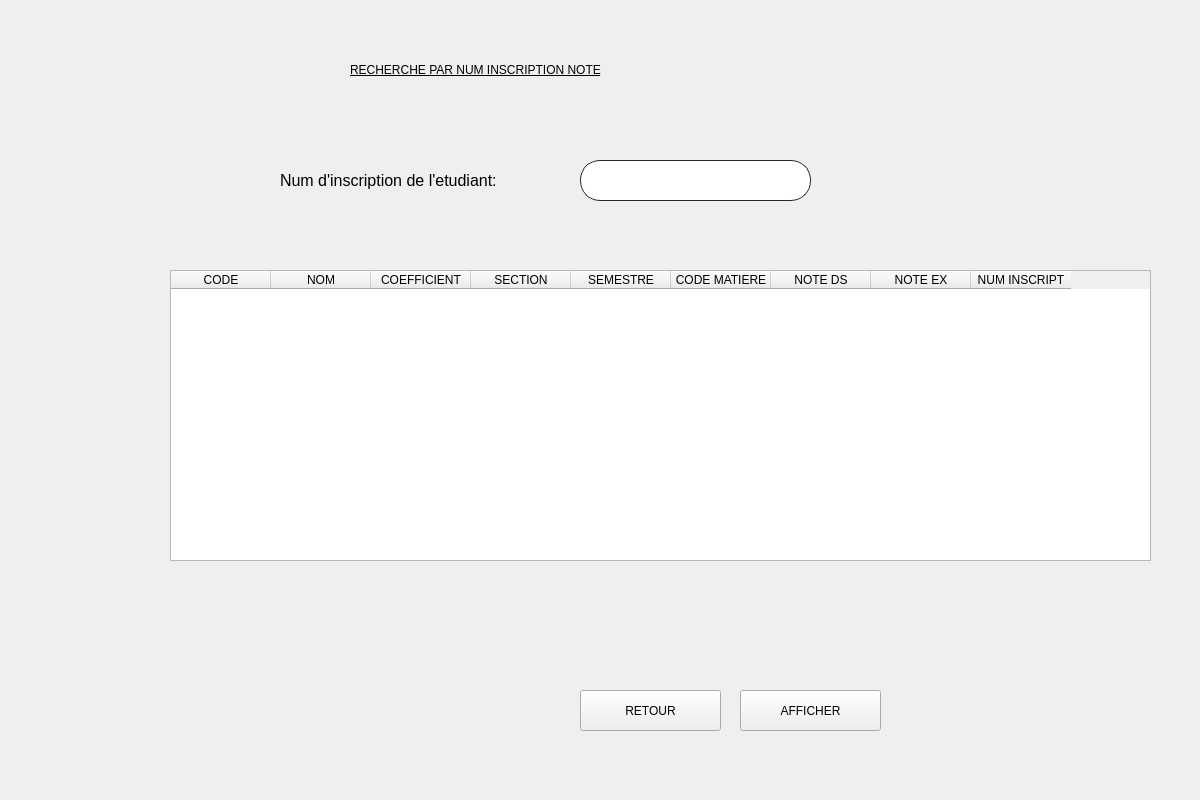
<?xml version="1.0" encoding="UTF-8"?>
<ui version="4.0">
 <class>Form</class>
 <widget class="QWidget" name="Form">
  <property name="geometry">
   <rect>
    <x>0</x>
    <y>0</y>
    <width>1200</width>
    <height>800</height>
   </rect>
  </property>
  <property name="windowTitle">
   <string>Form</string>
  </property>
  <widget class="QPushButton" name="afficher">
   <property name="geometry">
    <rect>
     <x>740</x>
     <y>690</y>
     <width>141</width>
     <height>41</height>
    </rect>
   </property>
   <property name="styleSheet">
    <string notr="true">font: 12pt &quot;MS Shell Dlg 2&quot;;</string>
   </property>
   <property name="text">
    <string>AFFICHER</string>
   </property>
  </widget>
  <widget class="QLabel" name="label">
   <property name="geometry">
    <rect>
     <x>350</x>
     <y>30</y>
     <width>751</width>
     <height>81</height>
    </rect>
   </property>
   <property name="styleSheet">
    <string notr="true">font: 63 18pt &quot;Open Sans Semibold&quot;;</string>
   </property>
   <property name="text">
    <string>&lt;html&gt;&lt;head/&gt;&lt;body&gt;&lt;p&gt;&lt;span style=&quot; text-decoration: underline; color:#000000;&quot;&gt;RECHERCHE PAR NUM INSCRIPTION NOTE&lt;/span&gt;&lt;/p&gt;&lt;/body&gt;&lt;/html&gt;</string>
   </property>
  </widget>
  <widget class="QPushButton" name="ok">
   <property name="geometry">
    <rect>
     <x>580</x>
     <y>690</y>
     <width>141</width>
     <height>41</height>
    </rect>
   </property>
   <property name="styleSheet">
    <string notr="true">font: 12pt &quot;MS Shell Dlg 2&quot;;</string>
   </property>
   <property name="text">
    <string>RETOUR</string>
   </property>
  </widget>
  <widget class="QLabel" name="num">
   <property name="geometry">
    <rect>
     <x>590</x>
     <y>210</y>
     <width>221</width>
     <height>21</height>
    </rect>
   </property>
   <property name="text">
    <string/>
   </property>
  </widget>
  <widget class="QLabel" name="num_inscription4">
   <property name="geometry">
    <rect>
     <x>280</x>
     <y>140</y>
     <width>281</width>
     <height>81</height>
    </rect>
   </property>
   <property name="styleSheet">
    <string notr="true"/>
   </property>
   <property name="text">
    <string>&lt;html&gt;&lt;head/&gt;&lt;body&gt;&lt;p&gt;&lt;span style=&quot; font-size:12pt; color:#000000;&quot;&gt;Num d'inscription de l'etudiant:&lt;/span&gt;&lt;/p&gt;&lt;/body&gt;&lt;/html&gt;</string>
   </property>
  </widget>
  <widget class="QLineEdit" name="num_inscription">
   <property name="geometry">
    <rect>
     <x>580</x>
     <y>160</y>
     <width>231</width>
     <height>41</height>
    </rect>
   </property>
   <property name="styleSheet">
    <string notr="true">QLineEdit {
border: 1px solid rgb(37,39,48);
border-radius: 20px;
padding-left:20px;
padding-right:20px;
}
QLineEdit:hover{
	border: 2px solid rgb(222, 221, 218)
}
QLineEdit:focus{
	border: 2px solid rgb(154, 208, 236)
}</string>
   </property>
  </widget>
  <widget class="QTableWidget" name="tableWidget">
   <property name="geometry">
    <rect>
     <x>170</x>
     <y>270</y>
     <width>981</width>
     <height>291</height>
    </rect>
   </property>
   <column>
    <property name="text">
     <string>CODE</string>
    </property>
   </column>
   <column>
    <property name="text">
     <string>NOM</string>
    </property>
   </column>
   <column>
    <property name="text">
     <string>COEFFICIENT</string>
    </property>
   </column>
   <column>
    <property name="text">
     <string>SECTION</string>
    </property>
   </column>
   <column>
    <property name="text">
     <string>SEMESTRE</string>
    </property>
   </column>
   <column>
    <property name="text">
     <string>CODE MATIERE</string>
    </property>
   </column>
   <column>
    <property name="text">
     <string>NOTE DS</string>
    </property>
   </column>
   <column>
    <property name="text">
     <string>NOTE EX</string>
    </property>
   </column>
   <column>
    <property name="text">
     <string>NUM INSCRIPT</string>
    </property>
   </column>
  </widget>
  <widget class="QLabel" name="label_2">
   <property name="geometry">
    <rect>
     <x>-160</x>
     <y>-10</y>
     <width>1391</width>
     <height>881</height>
    </rect>
   </property>
   <property name="text">
    <string/>
   </property>
   <property name="pixmap">
    <pixmap>n1mtIpU.jpg</pixmap>
   </property>
   <property name="scaledContents">
    <bool>true</bool>
   </property>
  </widget>
  <widget class="QLabel" name="label_10">
   <property name="geometry">
    <rect>
     <x>1040</x>
     <y>40</y>
     <width>131</width>
     <height>141</height>
    </rect>
   </property>
   <property name="text">
    <string/>
   </property>
   <property name="pixmap">
    <pixmap>output-onlinepngtools.png</pixmap>
   </property>
   <property name="scaledContents">
    <bool>true</bool>
   </property>
  </widget>
  <zorder>label_2</zorder>
  <zorder>afficher</zorder>
  <zorder>label</zorder>
  <zorder>ok</zorder>
  <zorder>num</zorder>
  <zorder>num_inscription4</zorder>
  <zorder>num_inscription</zorder>
  <zorder>tableWidget</zorder>
  <zorder>label_10</zorder>
 </widget>
 <resources/>
 <connections/>
</ui>
